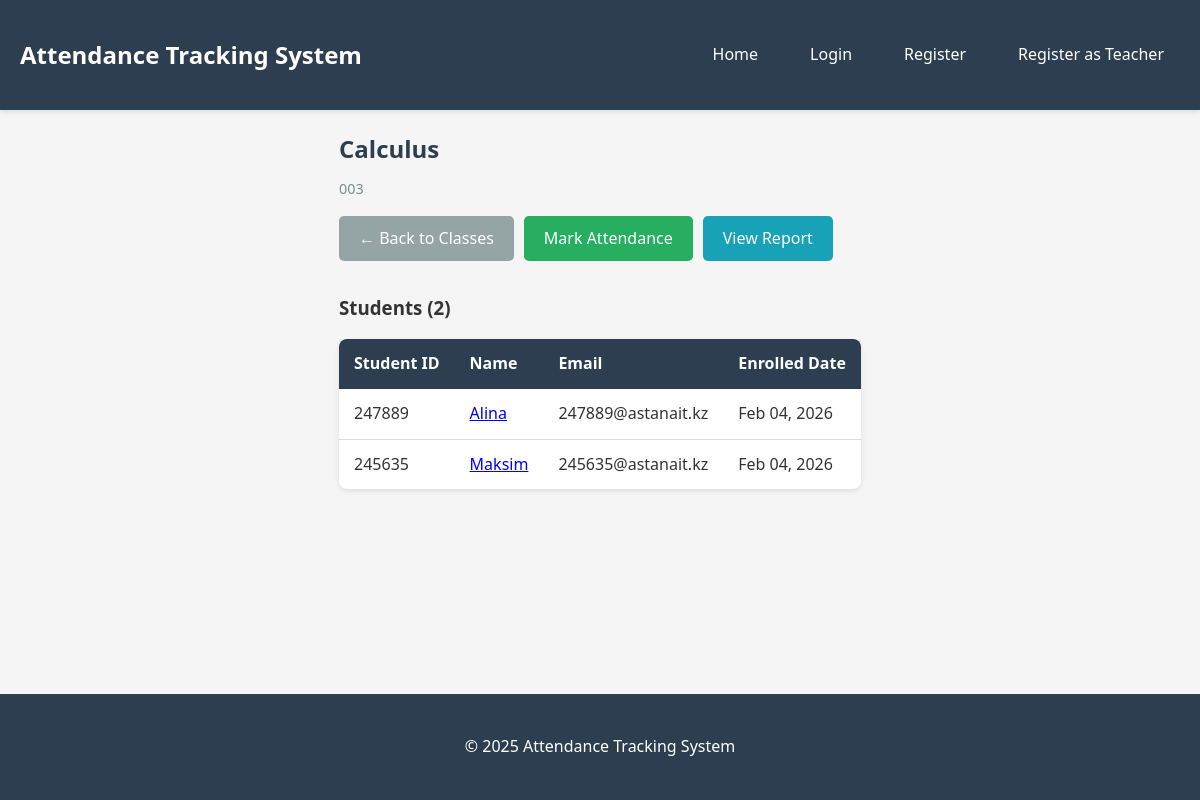
The app's page /class/2/ with its own data.
### attendance/models.py (models this page shows, shortened)
class Class(models.Model):
    name = models.CharField(max_length=100)
    code = models.CharField(max_length=20, unique=True)
    description = models.TextField(blank=True)
    created_at = models.DateTimeField(auto_now_add=True)
    class Meta:
        verbose_name_plural = "Classes"
        ordering = ['name']

class Student(models.Model):
    name = models.CharField(max_length=100)
    student_id = models.CharField(max_length=20, unique=True)
    email = models.EmailField(blank=True)
    class_enrolled = models.ForeignKey(Class, on_delete=models.CASCADE, related_name='students')
    created_at = models.DateTimeField(auto_now_add=True)
    class Meta:
        ordering = ['name']

### attendance/views.py (the view)
# urls.py: path('class/<int:class_id>/', views.class_students, name='class_students'),
def class_students(request, class_id):
    class_obj = get_object_or_404(Class, id=class_id)
    students = class_obj.students.all()
    return render(request, 'attendance/class_students.html', {
        'class_obj': class_obj,
        'students': students
    })

### templates/attendance/class_students.html (shortened to what this page needs)
{% extends 'base.html' %}
{% block content %}
<div class="page-header">
    <h2>{{ class_obj.name }}</h2>
    <p class="class-code">{{ class_obj.code }}</p>
    <div class="header-actions">
        <a href="{% url 'home' %}" class="btn btn-secondary">← Back to Classes</a>
        <a href="{% url 'mark_attendance' class_obj.id %}" class="btn btn-success">Mark Attendance</a>
        <a href="{% url 'attendance_report' class_obj.id %}" class="btn btn-info">View Report</a>
    </div>
</div>
{% if students %}
    <div class="students-list">
        <h3>Students ({{ students.count }})</h3>
        <table class="data-table">
            <thead>
                <tr>
                    <th>Student ID</th>
                    <th>Name</th>
                    <th>Email</th>
                    <th>Enrolled Date</th>
                </tr>
            </thead>
            <tbody>
                {% for student in students %}
                    <tr>
                        <td>{{ student.student_id }}</td>
                        <td><a href="{% url 'student_detail' student.id %}">{{ student.name }}</a></td>
                        <td>{{ student.email|default:"—" }}</td>
                        <td>{{ student.created_at|date:"M d, Y" }}</td>
                    </tr>
                {% endfor %}
            </tbody>
        </table>
    </div>
{% else %}
    <div class="empty-state">
        <p>No students found in this class. Add students through the <a href="/admin/">Admin Panel</a>.</p>
    </div>
{% endif %}
{% endblock %}

### static/css/style.css (style rules this page uses)
* { margin: 0; padding: 0; box-sizing: border-box; }
body { font-family: 'Segoe UI', Tahoma, Geneva, Verdana, sans-serif; line-height: 1.6; color: #333; background-color: #f5f5f5; min-height: 100vh; display: flex; flex-direction: column; }
.page-header { margin-bottom: 2rem; }
.page-header h2 { color: #2c3e50; margin-bottom: 0.5rem; }
.page-header .class-code { color: #7f8c8d; font-size: 0.9rem; }
.header-actions { margin-top: 1rem; display: flex; gap: 10px; flex-wrap: wrap; }
.btn { display: inline-block; padding: 10px 20px; text-decoration: none; border-radius: 5px; border: none; cursor: pointer; font-size: 1rem; transition: all 0.3s; }
.btn-success { background-color: #27ae60; color: white; }
.btn-secondary { background-color: #95a5a6; color: white; }
.btn-info { background-color: #17a2b8; color: white; }
.class-code { color: #7f8c8d; font-size: 0.9rem; margin-bottom: 10px; }
.data-table { width: 100%; border-collapse: collapse; background: white; border-radius: 8px; overflow: hidden; box-shadow: 0 2px 5px rgba(0,0,0,0.1); margin-top: 1rem; }
.data-table thead { background-color: #2c3e50; color: white; }
.data-table th, .data-table td { padding: 12px 15px; text-align: left; }
.data-table tbody tr { border-bottom: 1px solid #ddd; }
.data-table tbody tr:last-child { border-bottom: none; }

### records on screen
Class: name "Calculus", code "003"
Student: student_id "247889", name "Alina", email "247889@astanait.kz", created_at "Feb 04, 2026"
Student: student_id "245635", name "Maksim", email "245635@astanait.kz", created_at "Feb 04, 2026"

### other values on screen
{{ students.count }} "2"
